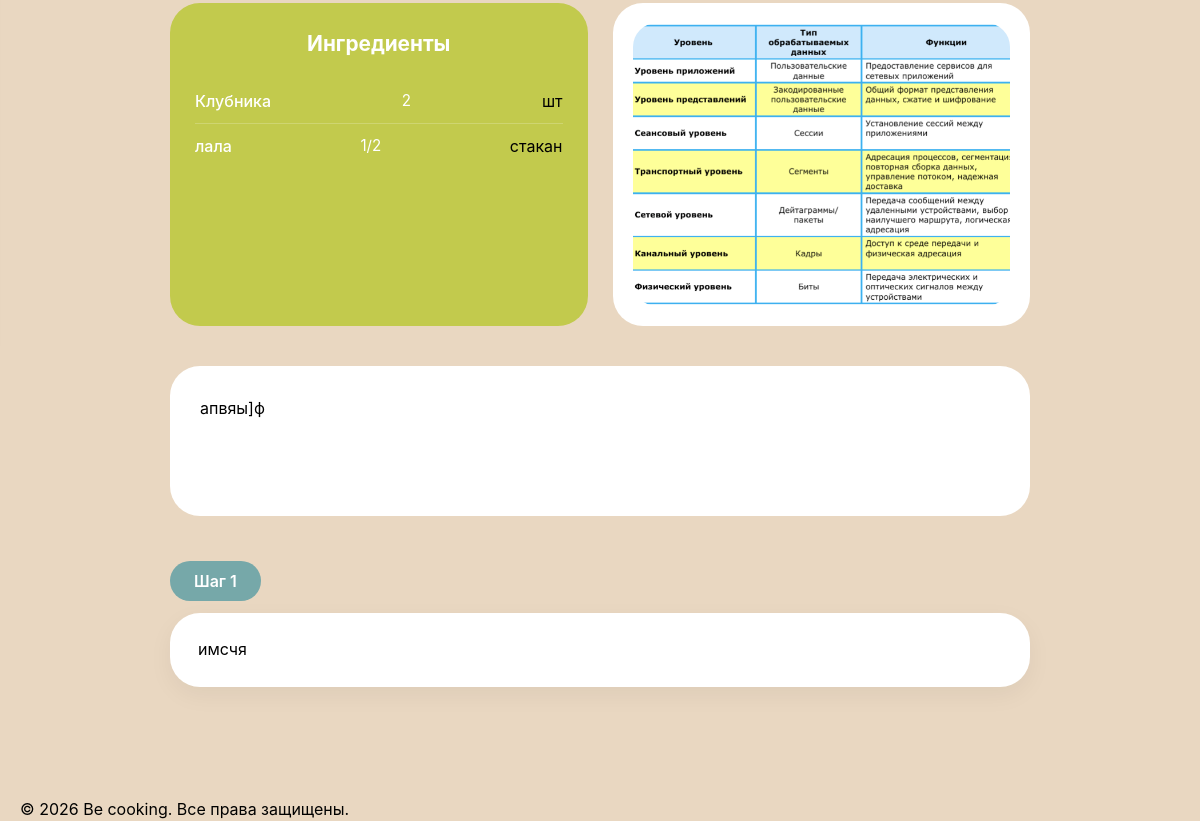
Before: /recipes/7 (lower part) with the older database file.
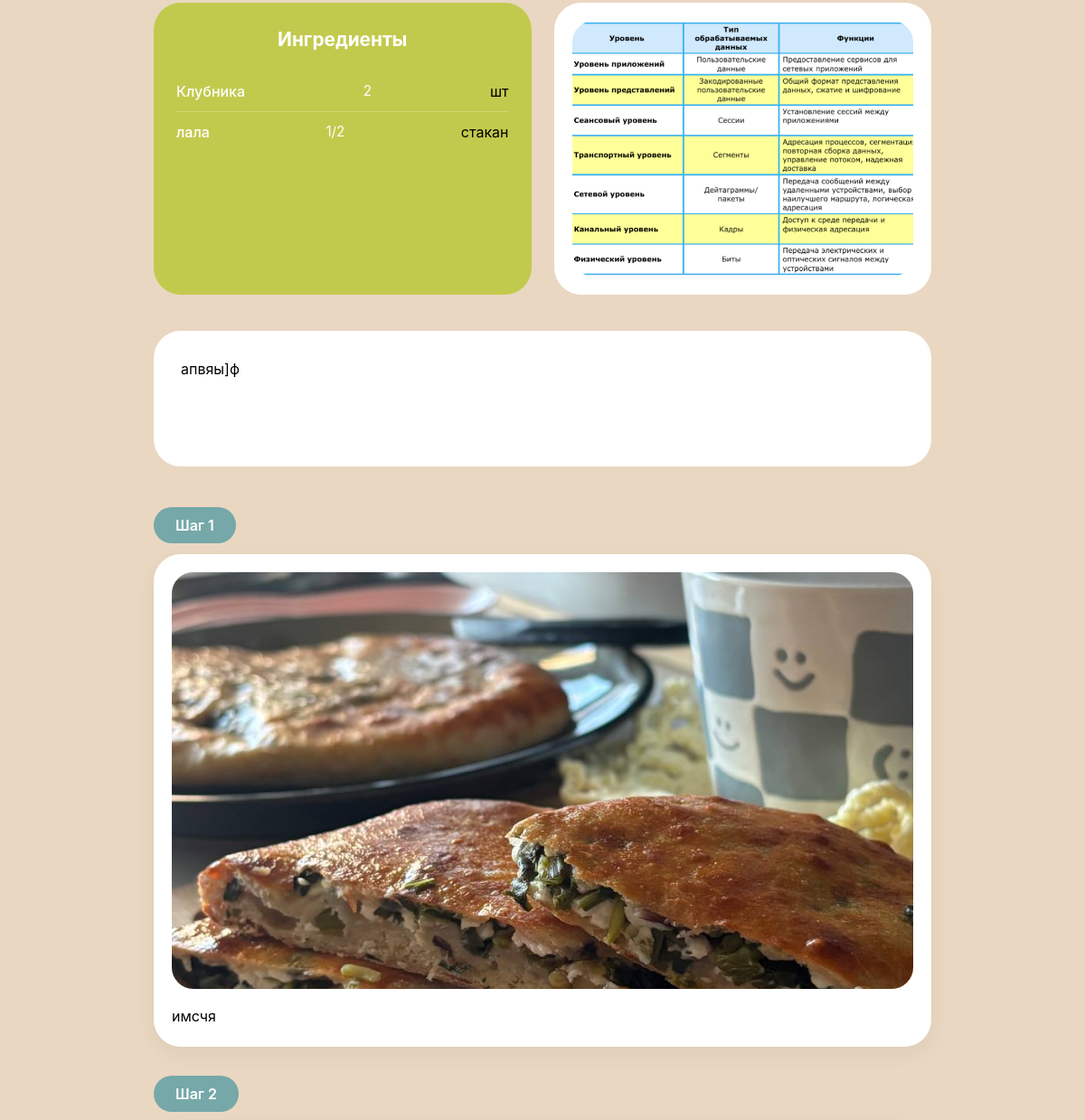
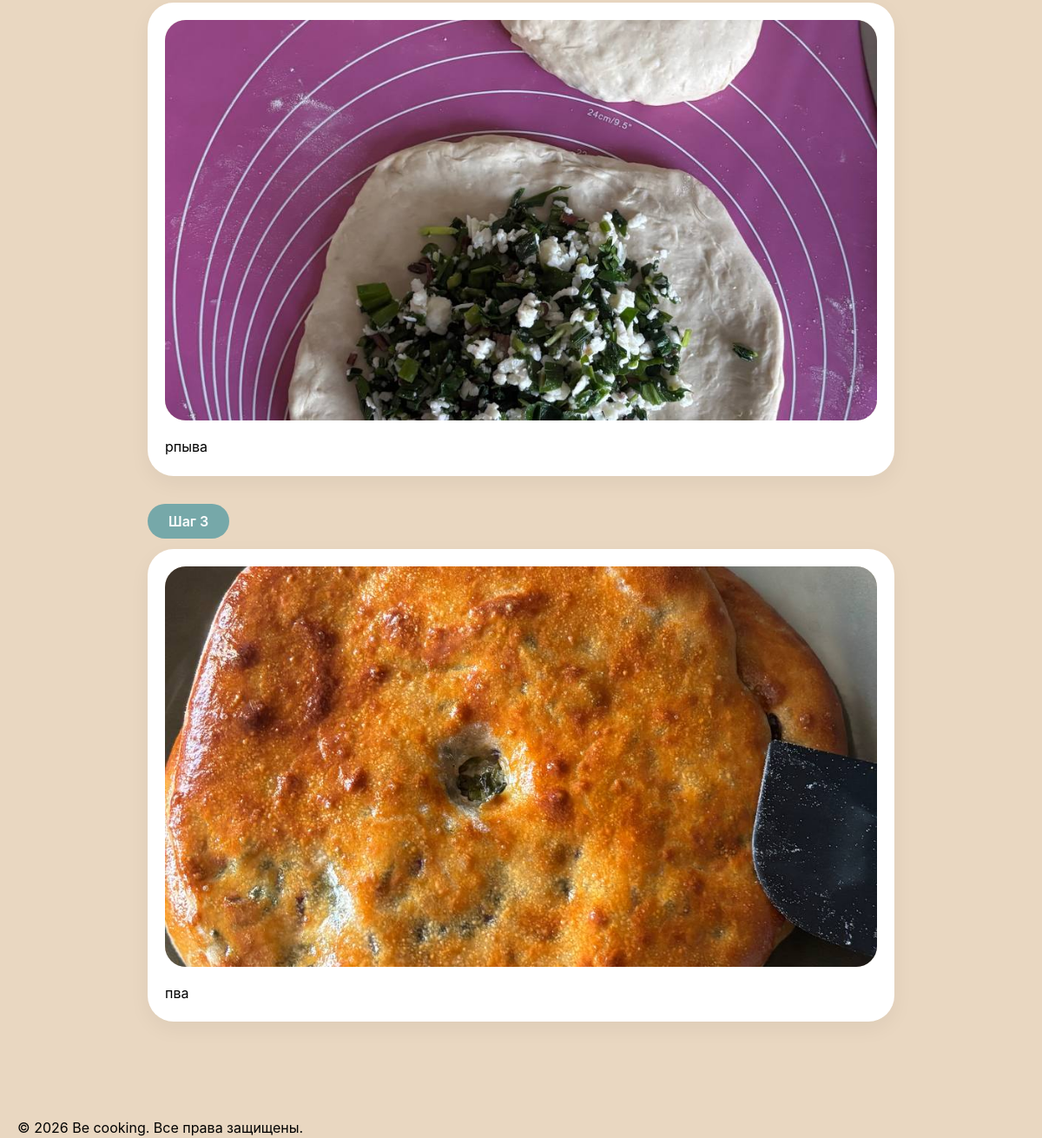
After: the same page with the newer database file (2 pictures, top to bottom).
### models.py (models this page shows)
class Recipe(db.Model):
    __tablename__ = 'recipe'
    id = db.Column(db.Integer, primary_key=True)
    title = db.Column(db.String(200), nullable=False)
    description = db.Column(db.Text)
    author_id = db.Column(db.Integer, db.ForeignKey('user.id'), nullable=False)
    status = db.Column(db.Enum(RecipeStatusEnum), nullable=False, default=RecipeStatusEnum.PENDING)
    created_at = db.Column(db.DateTime, default=datetime.utcnow)
    updated_at = db.Column(db.DateTime, default=datetime.utcnow, onupdate=datetime.utcnow)
    main_image_url = db.Column(db.String(300))
    calories = db.Column(db.Float, nullable=True)
    proteins = db.Column(db.Float, nullable=True)
    fats = db.Column(db.Float, nullable=True)
    carbohydrates = db.Column(db.Float, nullable=True)
    ingredients = db.Column(db.JSON)  # В SQLAlchemy JSON может хранить массивы
    steps = db.relationship('RecipeStep', backref='recipe', lazy='dynamic', cascade='all, delete-orphan')
    comments = db.relationship('Comment', backref='recipe', lazy='dynamic', cascade='all, delete-orphan')
    notes = db.relationship('Note', backref='recipe', lazy='dynamic', cascade='all, delete-orphan')
    favorites = db.relationship('Favorite', backref='recipe', lazy='dynamic', cascade='all, delete-orphan')
    cart_items = db.relationship('CartItem', backref='recipe', lazy='dynamic', cascade='all, delete-orphan')

class RecipeStep(db.Model):
    __tablename__ = 'recipe_step'
    id = db.Column(db.Integer, primary_key=True)
    recipe_id = db.Column(db.Integer, db.ForeignKey('recipe.id'), nullable=False)
    step_number = db.Column(db.Integer, nullable=False)
    text = db.Column(db.Text, nullable=False)
    image_url = db.Column(db.String(300))
    __table_args__ = (
        db.UniqueConstraint('recipe_id', 'step_number', name='unique_recipe_step'),
    )

### routes/recipe_routes.py (the view, shortened to what this page needs)
@app.route('/recipes/<int:recipe_id>')
def recipe_detail(recipe_id):
    recipe = Recipe.query.get_or_404(recipe_id)
    if current_user.is_authenticated and recipe.author_id == current_user.id:
        return redirect(url_for('recipe_manage', recipe_id=recipe.id))
    is_favorite = False
    cart_servings = 1
    is_in_cart = False
    comments_allowed = recipe.status == RecipeStatusEnum.PUBLISHED
    comments = get_recipe_comments(recipe.id)
    return render_template(
        'recipes/recipe_detail.html',
        recipe=recipe,
        is_favorite=is_favorite,
        cart_servings=cart_servings,
        is_in_cart=is_in_cart,
        comments=comments,
        comments_allowed=comments_allowed
    )

### app.py (called while the page is built)
@app.context_processor
def inject_enums():
    return dict(UserRoleEnum=UserRoleEnum)

### routes/recipe_routes.py (called while the page is built)
def get_recipe_comments(recipe_id):
    comments = (
        Comment.query
        .filter_by(recipe_id=recipe_id)
        .order_by(Comment.created_at.asc())
        .all()
    )
    for comment in comments:
        if comment.created_at and comment.updated_at:
            comment.is_edited = (comment.updated_at - comment.created_at).total_seconds() > 1
        else:
            comment.is_edited = False
    return comments

### templates/recipes/recipe_detail.html (shortened to what this page needs)
{% extends 'base/base.html' %}
{% block main_class %}recipe-detail-main{% endblock %}
{% block container_class %}recipe-detail-container{% endblock %}
{% block content %}
<div class="recipe-info-block">
    <div class="recipe-ingredients-photo-row">
        <div class="recipe-ingredients-box">
            <div class="recipe-ingredients-title">Ингредиенты</div>
            <ul class="recipe-ingredients-list">
                {% for ingredient in recipe.ingredients %}
                <li class="recipe-ingredient-item">
                    <span class="ingredient-name">{{ ingredient.name }}</span>
                    <span class="ingredient-amount">{{ ingredient.amount }}</span>
                    <span class="ingredient-unit">{{ ingredient.unit }}</span>
                </li>
                {% endfor %}
            </ul>
        </div>
        {% if recipe.main_image_url %}
        <div class="recipe-photo-box">
            <div class="recipe-photo-inner">
                <img src="{{ recipe.main_image_url }}"
                     alt="{{ recipe.title }}">
            </div>
        </div>
        {% endif %}
    </div>
</div>
<div class="recipe-description-block">
    <div class="recipe-description-card">
        <div class="recipe-description-content">{{ recipe.description|safe }}</div>
    </div>
</div>
<div class="recipe-steps-block">
    {% for step in recipe.steps %}
    {% set step_index = loop.index %}
    {% include 'components/_step_block.html' with context %}
    {% endfor %}
</div>
{% endblock %}

### templates/base/base.html (shortened to what this page needs)
<!DOCTYPE html>
<html lang="ru">
<head>
    <link href="https://googleapis.com/css2?family=Inter:opsz,wght@14..32,300;14..32,400;14..32,500;14..32,600;14..32,700&display=swap" rel="stylesheet">
    <link rel="stylesheet" href="{{ url_for('static', filename='css/style.css') }}">
</head>
<body>
    <main class="main {% block main_class %}{% endblock %}">
        <div class="container {% block container_class %}{% endblock %}">
            {% block content %}{% endblock %}
        </div>
    </main>
    {% if request.endpoint != 'auth' %}
        {% include 'components/_footer.html' %}
    {% endif %}
</body>
</html>

### templates/components/_step_block.html
<div class="recipe-step-item">
    <div class="step-number-pill">Шаг {{ step_index }}</div>
    <div class="step-card">
        {% if step.image_url %}
        <div class="step-image">
            <img src="{{ step.image_url }}"
                 alt="Шаг {{ step_index }}">
        </div>
        {% endif %}
        <div class="step-text">{{ step.text }}</div>
    </div>
</div>

### templates/components/_footer.html
<footer class="footer">
    <div class="footer-container container">
        <p class="footer-text">© {{ now.year if now else '2026' }} Be cooking. Все права защищены.</p>
    </div>
</footer>

Changed rows visible on the page:
removed RecipeStep: step_number "1", text "имсчя"
added RecipeStep: step_number "1", image_url (picture), text "имсчя"
added RecipeStep: step_number "2", image_url (picture), text "рпыва"
added RecipeStep: step_number "3", image_url (picture), text "пва"
